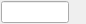
<?xml version="1.0" encoding="UTF-8"?>
<ui version="4.0">
 <class>QTUI_MarkingFloating_Widget</class>
 <widget class="QWidget" name="QTUI_MarkingFloating_Widget">
  <property name="geometry">
   <rect>
    <x>0</x>
    <y>0</y>
    <width>86</width>
    <height>22</height>
   </rect>
  </property>
  <property name="sizePolicy">
   <sizepolicy hsizetype="Expanding" vsizetype="Preferred">
    <horstretch>0</horstretch>
    <verstretch>0</verstretch>
   </sizepolicy>
  </property>
  <property name="windowTitle">
   <string>Form</string>
  </property>
  <property name="autoFillBackground">
   <bool>true</bool>
  </property>
  <layout class="QGridLayout" name="gridLayout">
   <property name="margin">
    <number>1</number>
   </property>
   <property name="spacing">
    <number>0</number>
   </property>
   <item row="0" column="0">
    <widget class="QTUI_MarkingFloating_Edit" name="lineEdit"/>
   </item>
   <item row="0" column="1">
    <widget class="QPushButton" name="pushButton">
     <property name="minimumSize">
      <size>
       <width>16</width>
       <height>16</height>
      </size>
     </property>
     <property name="maximumSize">
      <size>
       <width>16</width>
       <height>16</height>
      </size>
     </property>
     <property name="text">
      <string/>
     </property>
     <property name="checkable">
      <bool>true</bool>
     </property>
     <property name="flat">
      <bool>true</bool>
     </property>
    </widget>
   </item>
  </layout>
 </widget>
 <customwidgets>
  <customwidget>
   <class>QTUI_MarkingFloating_Edit</class>
   <extends>QLineEdit</extends>
   <header location="global">qtui_markingfloating_edit.h</header>
  </customwidget>
 </customwidgets>
 <resources/>
 <connections/>
</ui>
